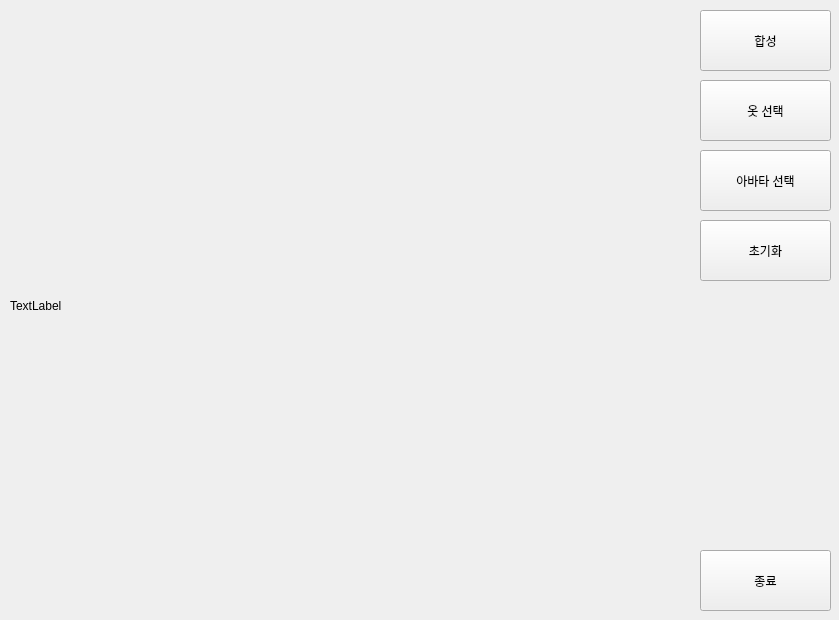
<?xml version="1.0" encoding="UTF-8"?>
<ui version="4.0">
 <class>Form</class>
 <widget class="QWidget" name="Form">
  <property name="geometry">
   <rect>
    <x>0</x>
    <y>0</y>
    <width>839</width>
    <height>620</height>
   </rect>
  </property>
  <property name="windowTitle">
   <string>Form</string>
  </property>
  <widget class="QLabel" name="label">
   <property name="geometry">
    <rect>
     <x>10</x>
     <y>10</y>
     <width>671</width>
     <height>591</height>
    </rect>
   </property>
   <property name="text">
    <string>TextLabel</string>
   </property>
  </widget>
  <widget class="QPushButton" name="syn_bt">
   <property name="geometry">
    <rect>
     <x>700</x>
     <y>10</y>
     <width>131</width>
     <height>61</height>
    </rect>
   </property>
   <property name="text">
    <string>합성</string>
   </property>
  </widget>
  <widget class="QPushButton" name="choice_bt">
   <property name="geometry">
    <rect>
     <x>700</x>
     <y>80</y>
     <width>131</width>
     <height>61</height>
    </rect>
   </property>
   <property name="text">
    <string>옷 선택</string>
   </property>
  </widget>
  <widget class="QPushButton" name="close">
   <property name="geometry">
    <rect>
     <x>700</x>
     <y>550</y>
     <width>131</width>
     <height>61</height>
    </rect>
   </property>
   <property name="text">
    <string>종료</string>
   </property>
  </widget>
  <widget class="QPushButton" name="choice_av">
   <property name="geometry">
    <rect>
     <x>700</x>
     <y>150</y>
     <width>131</width>
     <height>61</height>
    </rect>
   </property>
   <property name="text">
    <string>아바타 선택</string>
   </property>
  </widget>
  <widget class="QPushButton" name="reset_syn">
   <property name="geometry">
    <rect>
     <x>700</x>
     <y>220</y>
     <width>131</width>
     <height>61</height>
    </rect>
   </property>
   <property name="text">
    <string>초기화</string>
   </property>
  </widget>
 </widget>
 <resources/>
 <connections/>
</ui>
